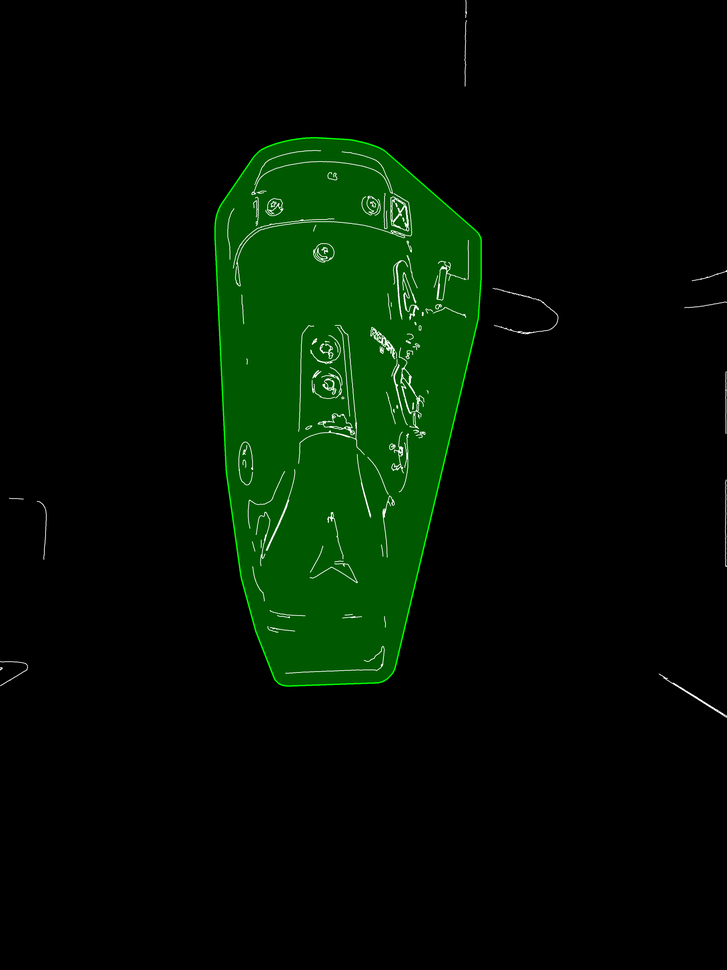
#> input picture data/processed/04_boot_roi_from_edges/overlay/IMG_0502.png, 727 x 970 px, shrunk from 3024 x 4032 before the run
$ python -i 04_detect_boot_roi.py   (imports and definitions only)
#> lines starting #> are read from the running program, lines starting #| are printed output that depends on the picture
### pipeline/config_loader.py
from pathlib import Path
import yaml


PROJECT_ROOT = Path(__file__).resolve().parents[1]


# [20 lines left out: functions deep_merge_dict, load_yaml_file, not called in this run]


def load_config(config_path: str | None = None) -> dict:
    if config_path is None:
        config_file = PROJECT_ROOT / "config" / "pipeline_config.yaml"
    else:
        config_file = PROJECT_ROOT / config_path

    if not config_file.exists():
        raise FileNotFoundError(f"Config file not found: {config_file}")

    config = load_yaml_file(config_file)

    extends_path = config.pop("extends", None)
    if extends_path is not None:
        parent_file = (config_file.parent / extends_path).resolve()

        if not parent_file.exists():
            raise FileNotFoundError(f"Parent config file not found: {parent_file}")

        parent_config = load_yaml_file(parent_file)
        config = deep_merge_dict(parent_config, config)

    return config

### pipeline/04_detect_boot_roi.py
from pathlib import Path
import sys
import json
import argparse

import cv2
import numpy as np


PROJECT_ROOT = Path(__file__).resolve().parents[1]
sys.path.append(str(PROJECT_ROOT / "pipeline"))

from config_loader import load_config


# [1 line that did not run here, left out]

# [1 line that did not run here, left out]
# [1 line that did not run here, left out]

# [1 line that did not run here, left out]
# [1 line that did not run here, left out]

# [1 line that did not run here, left out]

MAX_IMAGES_PER_WINDOW = 6


def ensure_dir(path: Path) -> None:
    path.mkdir(parents=True, exist_ok=True)


# [8 lines left out: function normalize_kernel_size, not called in this run]


def make_kernel(value) -> np.ndarray:
    kernel_size = normalize_kernel_size(value)
    return cv2.getStructuringElement(cv2.MORPH_ELLIPSE, kernel_size)


# [12 lines left out: function resolve_input_dir, not called in this run]


def load_grayscale_image(path: Path) -> np.ndarray:
    image = cv2.imread(str(path), cv2.IMREAD_GRAYSCALE)
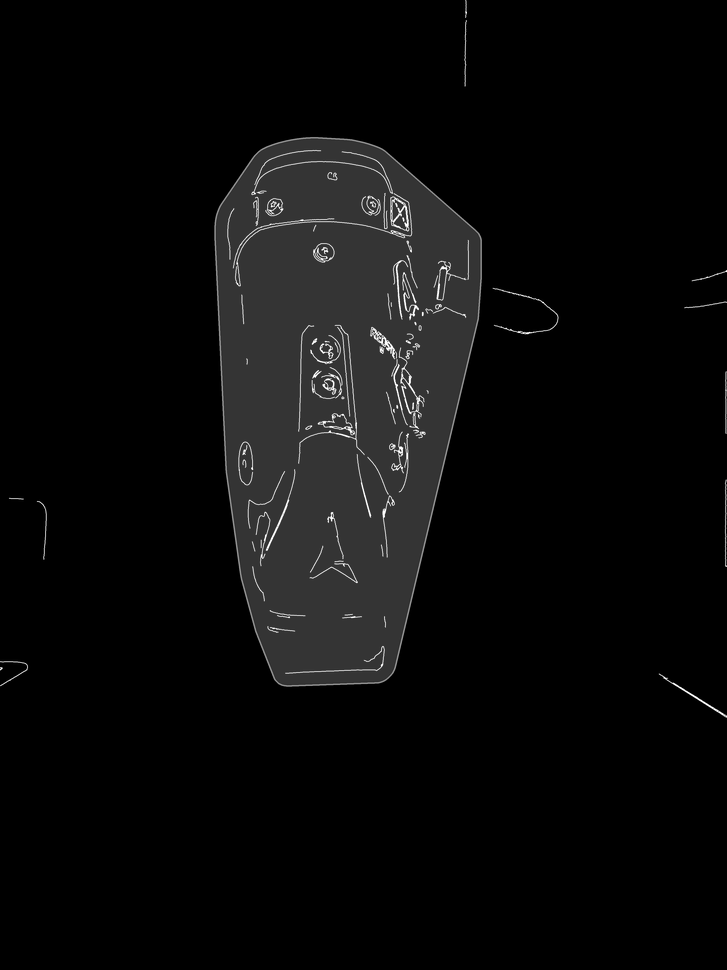
#> image: shape (970, 727); min 0, max 255, mean 10.2

    if image is None:
        raise FileNotFoundError(f"Could not read image: {path}")

    return image


# [232 lines left out: functions create_initial_mask, build_boundary_masks, contour_score, select_best_contour, build_final_mask, make_overlay, not called in this run]


def process_image(image_path: Path, output_dirs: dict[str, Path]) -> dict:
    gray = load_grayscale_image(image_path)

#> (the run stopped early here; a loop or call above may not have finished)

$ run again, on data/processed/04_boot_roi_from_edges/overlay/IMG_0506.png
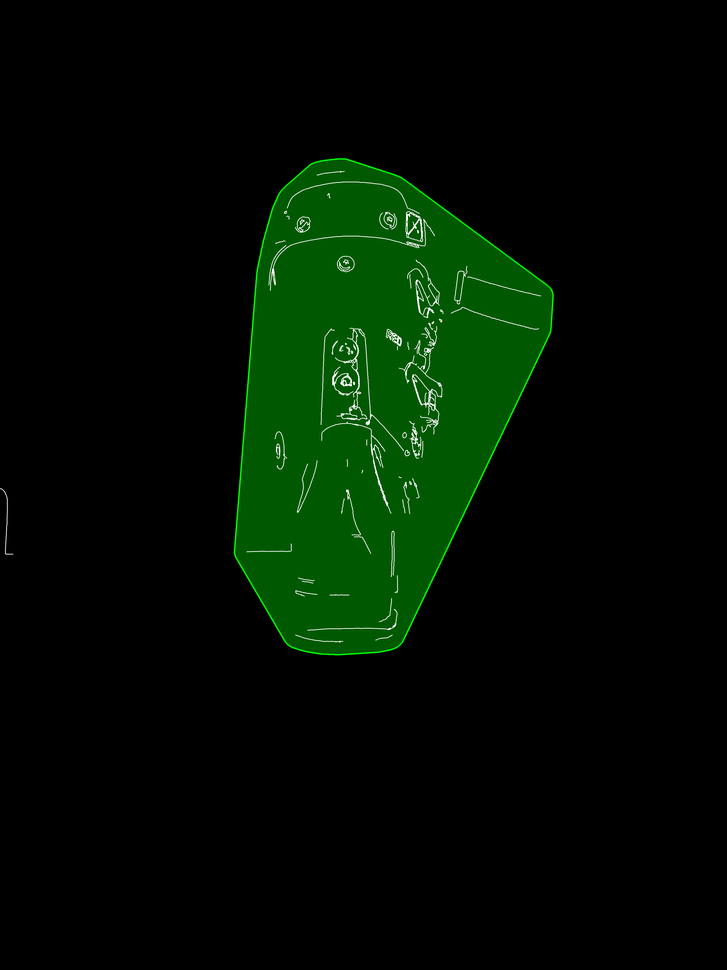
#> input picture data/processed/04_boot_roi_from_edges/overlay/IMG_0506.png, 727 x 970 px, shrunk from 3024 x 4032 before the run
#> in load_grayscale_image, `image = cv2.imread(str(path), cv2.IMREAD_GRAYSCALE)`:
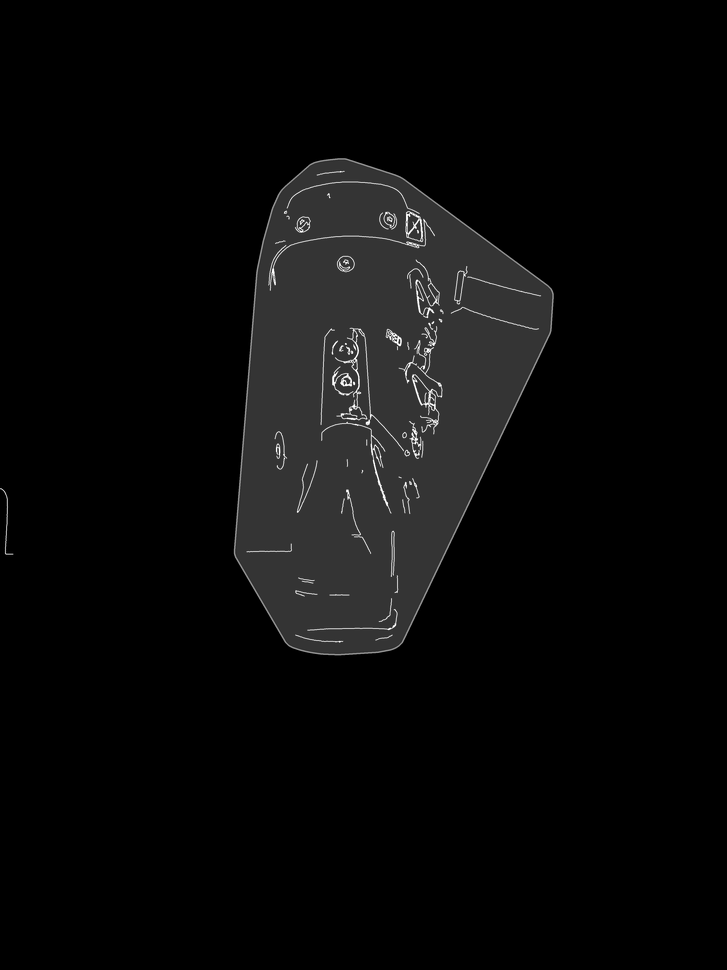
#> image: shape (970, 727); min 0, max 255, mean 9.4
